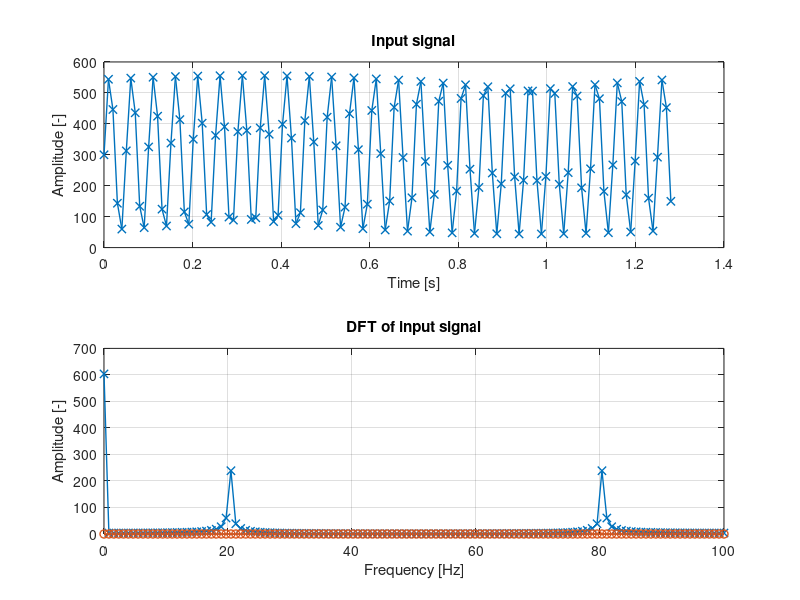

Write MATLAB code to recreate this figure.

%% Clear everthing
clear all;

%% Parameters
N = 128;
Fs = 100;

%% Time vector
t = linspace(0, N/Fs, N);

%% Create signal
s  = 300+256*sin(2*pi*20*t);

%% DFT
S = [];
for k=0:(N-1)
  S_tmp = 0;
  for n=0:(N-1)
    S_tmp = S_tmp + s(n+1)*exp((-i*2*pi*n*k)/N);
  end
  S = [S S_tmp];
end

%% Recalcualate values
S = abs(S);
S = S/N*2;

%% Calcualte frequencx vector
F = linspace(0, Fs, N);

%% Plot
% Signal
subplot(2, 1, 1);
plot(t, s, 'linewidth', 1, '-x');
grid on;
title('Input signal');
xlabel('Time [s]');
ylabel('Amplitude [-]');
% DFT
subplot(2, 1, 2);
plot(F, real(S), 'linewidth', 1, '-x');
hold on;
plot(F, imag(S), 'linewidth', 1, '-o');
hold off;
grid on;
title('DFT of input signal');
xlabel('Frequency [Hz]');
ylabel('Amplitude [-]');